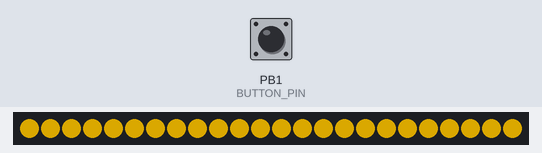
This sketch was run on a simulated ATtiny85, built with avr-gcc and run on an emulated ATtiny85. On the bench: 24 RGB LEDs in strip order, left to right. The test bench sets the inputs (shaded band); at power-on: PB1 (BUTTON_PIN) LOW. Dim RGB values are drawn brighter than linear; random numbers use the default seed unless the sketch sets one.

Above: at 1.2 s.
1.3 s: PB1 (BUTTON_PIN) pulled HIGH for 0.15 s
At 1.53 s:
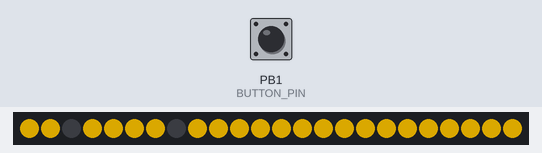
2.0 s: PB1 (BUTTON_PIN) pulled HIGH for 1 s
At 2.8 s:
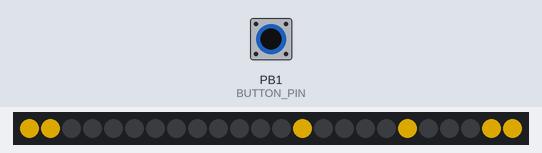
3.6 s: PB1 (BUTTON_PIN) pulled HIGH for 0.15 s
At 4.2 s:
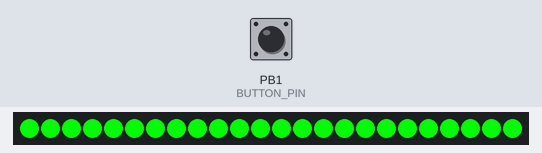
5.2 s: PB1 (BUTTON_PIN) pulled HIGH for 3.2 s
At 5.43 s:
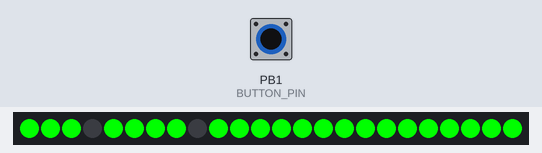
9.0 s: PB1 (BUTTON_PIN) pulsed HIGH 5 times (0.12 s each, 0.3 s apart)
At 11.5 s:
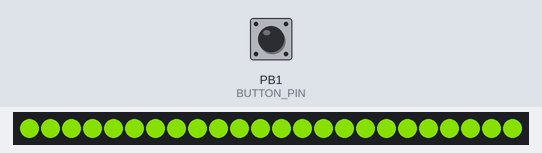
12.0 s: PB1 (BUTTON_PIN) pulled HIGH for 0.15 s
At 12.23 s:
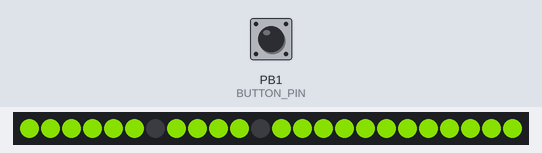
Timing chart, 0 to 13.7 s (numbered marks = the images above; inputs shaded):
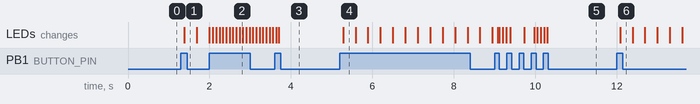

Measured:
- after the input at 1.3 s, the LEDs: change after 0.09 s (image 1)
- after the input at 5.2 s, the LEDs: change after 0.08 s (image 4)
- after the input at 12.0 s, the LEDs: change after 0.08 s (image 6)

The sketch:

dreadbladeslights.ino
```cpp
#include <Adafruit_NeoPixel.h>
#ifdef __AVR_ATtiny85__ // Trinket, Gemma, etc.
 #include <avr/power.h>
#endif
#define PIN 0
#define MAX_PIXELS 24
#define SKULL_CIRCUMFERENCE 20
Adafruit_NeoPixel pixels = Adafruit_NeoPixel(MAX_PIXELS, PIN, NEO_GRB + NEO_KHZ800);
//   NEO_KHZ800  800 KHz bitstream (most NeoPixel products w/WS2812 LEDs)
//   NEO_KHZ400  400 KHz (classic 'v1' (not v2) FLORA pixels, WS2811 drivers)
//   NEO_GRB     Pixels are wired for GRB bitstream (most NeoPixel products)
//   NEO_RGB     Pixels are wired for RGB bitstream (v1 FLORA pixels, not v2)

uint8_t  skull_color   = 0, // Current skull color
        animation = 0,
// "left" is closest to cpu
         leftOff = 7, // Position of spinny eyes
         rightOff = 2,
         pos = 0;
#define MAX_ANIMATIONS 2
// ^ zero based
#define C_LEDS 2
uint8_t  i; // generic index

uint8_t testpos = 0;
uint32_t color  = 0xFF0000; // Start red
uint32_t prevTime;
uint8_t slow_counter = 0;
uint8_t slow_factor = 3;

int32_t hires_pos = 0, // 100x actual pos so we can fake floats
  inertia = 0,
  moment,
  spring_force = 0;


#define system_size 800
#define scale2pixel 100 // scale to 16 pixels (800*2/16)
#define friction  90 // (100-89)/100
#define spring_constant 36 // 36/100 = .36

#define BUTTON_PIN 1
uint8_t button_state = 0;
uint8_t prev_button_state = 0xFF;
uint8_t button_seen_up = 0;
unsigned long button_state_start_time = 0;
#define BUTTON_BOUNCE_TIME 80


const byte angle_to_pixel[] ={
 0 + C_LEDS, 11 + C_LEDS,
 1 + C_LEDS, 12 + C_LEDS,
 2 + C_LEDS, 13 + C_LEDS,
 3 + C_LEDS, 14 + C_LEDS,
 4 + C_LEDS, 15 + C_LEDS,
 5 + C_LEDS, 16 + C_LEDS,
 6 + C_LEDS, 17 + C_LEDS,
 7 + C_LEDS, 18 + C_LEDS,
 8 + C_LEDS, 19 + C_LEDS,
 9 + C_LEDS, 10 + C_LEDS
};


void setup() {
  randomSeed(analogRead(2));
    pinMode(BUTTON_PIN, INPUT);

  #ifdef __AVR_ATtiny85__ // Trinket, Gemma, etc.
  if(F_CPU == 16000000) clock_prescale_set(clock_div_1);
#endif
  pixels.begin();
  //pixels.setBrightness(255);
  prevTime = millis();
    skull_color=99;
  //SolidRing(0xFF0000);
//  SolidRing(Wheel(random(255)));
}


void loop() {
  boolean mode_change = GetButtonState();

  uint32_t actual_color;

  // up the mopde if button is pressed:
  if (mode_change){
    if (++animation > MAX_ANIMATIONS){
        animation = 0;
        skull_color++;
        if (skull_color>16) {skull_color = 0;}
      }
    }

    actual_color = Wheel(skull_color*16);
  switch(animation) {

    case 0:
      SolidRing(actual_color);
    break;


    case 1000: // Spinny wheels (8 LEDs on at a time)
   // ======================================================
     for(i=0; i<16; i++) {
       uint32_t c = 0; // turn off non-selected pixels
       if(((pos + i) & 7) < 2) c = actual_color; // 4 pixels on...
       pixels.setPixelColor(  NormalizeRingPos(i+leftOff), c); // First eye
       pixels.setPixelColor(16 + NormalizeRingPos(16-i+rightOff)  , c); // Second eye (flipped)
     }
     pixels.show();
     pos = pos++ % 16;
     delay(50);

     break;


   case 99: // Random sparks - just one LED on at a time!
   // ======================================================
    i = random(MAX_PIXELS);
    pixels.setPixelColor(i, color);
    pixels.show();
    delay(10);
    pixels.setPixelColor(i, 0);
    break;


case 2:
  slow_counter++;
  if (slow_counter > slow_factor){
    slow_counter = 0;
    pixels.setPixelColor( angle_to_pixel[pos], 0) ;
    pixels.setPixelColor( angle_to_pixel[pos+(SKULL_CIRCUMFERENCE/2)], 0) ;

    pos++;
    if(pos>=SKULL_CIRCUMFERENCE/2){pos=0;}
    //pixels.setPixelColor( pos, color) ;
    pixels.setPixelColor( angle_to_pixel[pos], actual_color) ;
    pixels.setPixelColor( angle_to_pixel[pos+(SKULL_CIRCUMFERENCE/2)], actual_color) ;
    pixels.show();

  }
    delay(20);
  break;
case 1: // rotating dot
    //pixels.setPixelColor( pos, 0) ;
    pixels.setPixelColor( angle_to_pixel[pos], 0) ;
    pixels.setPixelColor( angle_to_pixel[pos+(SKULL_CIRCUMFERENCE/2)], 0) ;

    pos++;
    if(pos>=SKULL_CIRCUMFERENCE/2){pos=0;}
    //pixels.setPixelColor( pos, color) ;
    pixels.setPixelColor( angle_to_pixel[pos], actual_color) ;
    pixels.setPixelColor( angle_to_pixel[pos+(SKULL_CIRCUMFERENCE/2)], actual_color) ;
    pixels.show();
    delay(20);
break;


      case 102: // sequencer
  // ======================================================
      for(i=0; i<16; i++) {
      uint32_t c = 0; // turn off non-selected pixels
      if(testpos == i) {c= 0xFFFF00;} // 4 pixels on...
      pixels.setPixelColor(  NormalizeRingPos(i+leftOff), c); // First eye
      pixels.setPixelColor(16 + NormalizeRingPos(i+rightOff)  , c); // Second eye (flipped)
    }
    testpos++;
    if (testpos>15){testpos=0;}
    delay(60);
    pixels.show();
  }


  /*
    t = millis();
  if((t - prevTime) > 8000) {      // Every 8 seconds... change modes
    skull_color++;                        // Next mode
    if(skull_color > 3) {                 // End of modes?
      skull_color = 0;                    // Start modes over
    NextColor();
    }
    ClearRings();
    prevTime = t;
  }
  */
}

void ClearRings(){
    SolidRing(0);
}

void SolidRing(uint32_t c){
    for(i=0; i<MAX_PIXELS; i++) pixels.setPixelColor(i, c);
    pixels.show();
}

void FlashRing(){
  SolidRing(0x222222);
  delay(100);
  SolidRing(0);
}

void NextColor(){
        color >>= 8;                 // Next color R->G->B
      if(!color) color = 0xFF0000; // Reset to red
}

uint8_t NormalizeRingPos(uint8_t realPos){

  while (realPos < 0) { realPos += 16;}
  while (realPos > 15) { realPos -= 16; }
  return realPos;
}

uint8_t ReflectVertical(uint8_t ringPos){
}

/*
Left-to-right sweep:
0: C C
1: D B
2: E A
3: F 9
4: 0 8
5: 1 7
6: 2 6
7: 3 5
8: 4 4

Reflect:
0: 8
1: 7
2: 6
3: 5
4: 4
5: 3
6: 2
7: 1
8: 0
9: F
A: E
B: D
C: C
D: B
E: A
F: 9
*/


// BUTTON WITH DEBOUNCE

boolean GetButtonState(){
// no inputes - everything is global
  boolean retVal = false;
  unsigned long now = millis();


    if (digitalRead(BUTTON_PIN) == HIGH){

      button_state = 1;
    } else {
      button_state = 0;

    }

    if(button_state == prev_button_state){
      if (now - button_state_start_time > BUTTON_BOUNCE_TIME){
        // button is stable: update
        if (button_state){ // button pressed
          if (button_seen_up){
            // new press - actually do something
            retVal =  true;

            button_seen_up  = 0;
          }
        } else { // but not pressed:
          button_seen_up =  1;
        }
      }

    } else { // button state changed
      prev_button_state = button_state;
      button_state_start_time = now;

    }

    return retVal;
}

// Create a 24 bit color value from R,G,B
uint32_t Color(byte r, byte g, byte b){
  uint32_t c;
  c = r;
  c <<= 8;
  c |= g;
  c <<= 8;
  c |= b;
  return c;
}

//Input a value 0 to 255 to get a color value.
//The colours are a transition r - g -b - back to r
uint32_t Wheel(byte WheelPos)
{
  if (WheelPos < 85) {
   return Color(WheelPos * 3, 255 - WheelPos * 3, 0);
  } else if (WheelPos < 170) {
   WheelPos -= 85;
   return Color(255 - WheelPos * 3, 0, WheelPos * 3);
  } else {
   WheelPos -= 170;
   return Color(0, WheelPos * 3, 255 - WheelPos * 3);
  }
}
```
